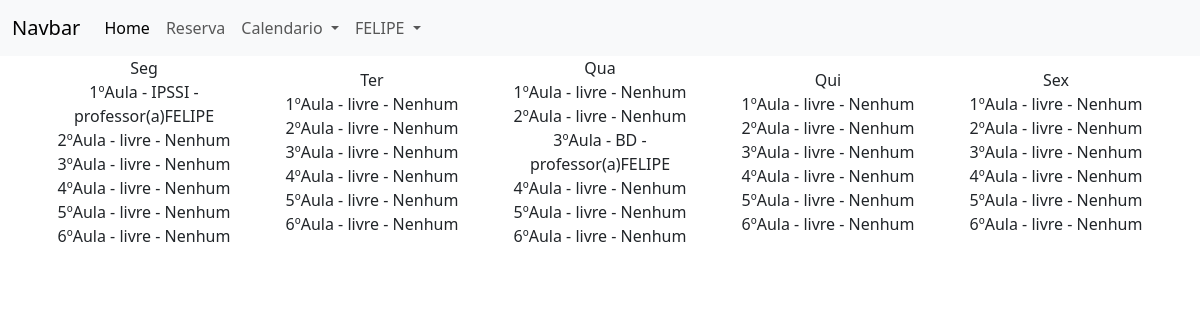
The page /Cronograma/cronograma.php (signed in) on the database its author committed.
### tables this page shows
CREATE TABLE `cronograma` (
  `cro_cod` int(11) NOT NULL,
  `cro_desc` varchar(200) DEFAULT NULL,
  `cro_aula` int(11) NOT NULL,
  `cro_sem` int(11) NOT NULL,
  `cro_isActive` bit(1) NOT NULL,
  `adm_cod` int(11) NOT NULL,
  `lab_cod` int(11) NOT NULL,
  `prof_cod` int(11) NOT NULL
);

CREATE TABLE `professor` (
  `prof_cod` int(11) NOT NULL,
  `prof_nome` varchar(40) NOT NULL,
  `prof_senha` varchar(20) NOT NULL,
  `prof_isActive` bit(1) NOT NULL
);

### Cronograma/cronograma.php (the view, shortened to what this page needs)
<?php
include_once ("../navbar.php");
$translate = array(
    0 => "Dom",
    1 => "Seg",
    2 => "Ter",
    3 => "Qua",
    4 => "Qui",
    5 => "Sex",
    6 => "Sab",
);
?>
<div class="container text-center">
  <div class="row align-items-center">
<?php
for ($sem = 1; $sem <= 5; $sem++) {
        $slq = mysqli_query($conexao, "SELECT c.cro_aula as aula,c.cro_desc as descr,c.cro_isActive as active, a.adm_nome as adm, p.prof_nome as prof FROM cronograma as c INNER JOIN administrador as a on c.adm_cod=a.adm_cod INNER JOIN laboratorio as l on c.lab_cod=l.lab_cod INNER JOIN professor as p on c.prof_cod=p.prof_cod WHERE c.cro_sem = '$sem' ORDER BY c.cro_aula ASC");
         while ($reserva = mysqli_fetch_array($slq)) {
                switch ($reserva["aula"]) {
                    case "1":
                        $aula1 = ['desc' => $reserva['descr'],'prof' => $reserva['prof']];
                        break;
                    case "3":
                        $aula3 = array('desc' => $reserva['descr'],'prof' => $reserva['prof']);
                        break;
                    }
            }
        ; ?>
      <div class="col">
        <a class="list-group-item list-group-item-action" disabled><?php echo $translate[$sem]; ?></a>
        <a class="list-group-item list-group-item-action" <?php if(!isset($aula1)){echo 'href="../Reserva/formReserva.php?sem='.$sem.'&aula=1"';}else{echo 'disabled';}?>>1ºAula - <?php if(!isset($aula1)){echo "livre ";}else{echo $aula1['desc'];}if(!isset($aula1)){echo "- Nenhum";}else{echo ' - professor(a)'.$aula1['prof'];}  ?></a>
        <a class="list-group-item list-group-item-action" <?php if(!isset($aula1)){echo 'href="../Reserva/formReserva.php?sem='.$sem.'&aula=2"';}else{echo 'disabled';}?>>2ºAula - <?php if(!isset($aula2)){echo "livre ";}else{echo $aula2['desc'];}if(!isset($aula2)){echo "- Nenhum";}else{echo ' - professor(a)'.$aula2['prof'];}  ?></a>
        <a class="list-group-item list-group-item-action" <?php if(!isset($aula1)){echo 'href="../Reserva/formReserva.php?sem='.$sem.'&aula=3"';}else{echo 'disabled';}?>>3ºAula - <?php if(!isset($aula3)){echo "livre ";}else{echo $aula3['desc'];}if(!isset($aula3)){echo "- Nenhum";}else{echo ' - professor(a)'.$aula3['prof'];}  ?></a>
        <a class="list-group-item list-group-item-action" <?php if(!isset($aula1)){echo 'href="../Reserva/formReserva.php?sem='.$sem.'&aula=4"';}else{echo 'disabled';}?>>4ºAula - <?php if(!isset($aula4)){echo "livre ";}else{echo $aula4['desc'];}if(!isset($aula4)){echo "- Nenhum";}else{echo ' - professor(a)'.$aula4['prof'];}  ?></a>
        <a class="list-group-item list-group-item-action" <?php if(!isset($aula1)){echo 'href="../Reserva/formReserva.php?sem='.$sem.'&aula=5"';}else{echo 'disabled';}?>>5ºAula - <?php if(!isset($aula5)){echo "livre ";}else{echo $aula5['desc'];}if(!isset($aula5)){echo "- Nenhum";}else{echo ' - professor(a)'.$aula5['prof'];}  ?></a>
        <a class="list-group-item list-group-item-action" <?php if(!isset($aula1)){echo 'href="../Reserva/formReserva.php?sem='.$sem.'&aula=6"';}else{echo 'disabled';}?>>6ºAula - <?php if(!isset($aula6)){echo "livre ";}else{echo $aula6['desc'];}if(!isset($aula6)){echo "- Nenhum";}else{echo ' - professor(a)'.$aula6['prof'];}  ?></a>
      </div>
    <?php
    $aula1 = null;
    $aula2 = null;
    $aula3 = null;
    $aula4 = null;
    $aula5 = null;
    $aula6 = null;
}?>
  </div>
</div>

### navbar.php (shortened to what this page needs)
<!DOCTYPE html>
<html lang="en">
<head>
    <link href="https://cdn.jsdelivr.net/npm/bootstrap@5.3.3/dist/css/bootstrap.min.css" rel="stylesheet">
</head>
<body>
<nav class="navbar navbar-expand-lg bg-body-tertiary">
  <div class="container-fluid">
    <a class="navbar-brand" href="#">Navbar</a>
    <div class="collapse navbar-collapse" id="navbarSupportedContent">
      <ul class="navbar-nav me-auto mb-2 mb-lg-0">
        <li class="nav-item">
          <a class="nav-link active" aria-current="page" href="\Prj_RLE/index.php">Home</a>
        </li>
        <li class="nav-item">
          <a class="nav-link" href="\Prj_RLE/Reserva/formReserva.php">Reserva</a>
        </li>
        <li class="nav-item dropdown">
          <a class="nav-link dropdown-toggle" href="#" role="button" data-bs-toggle="dropdown" aria-expanded="false">
            Calendario
          </a>
        </li>
        <li class="nav-item dropdown">
          <a class="nav-link dropdown-toggle" href="#" role="button" data-bs-toggle="dropdown" aria-expanded="false">
          <?php echo $_SESSION['nome'] ?>
          </a>
        </li>
      </ul>
    </div>
  </div>
</nav>
</body>

### rows shown on the page
cronograma: sem "Seg", cro_desc "IPSSI", professor.prof_nome "FELIPE", shows "livre", shows "- Nenhum"
cronograma: sem "Qua", shows "livre", shows "- Nenhum", cro_desc "BD", professor.prof_nome "FELIPE"

### other values the page prints
$_SESSION['nome'] "FELIPE"
$translate[$sem] "Ter"
$translate[$sem] "Qui"
$translate[$sem] "Sex"
